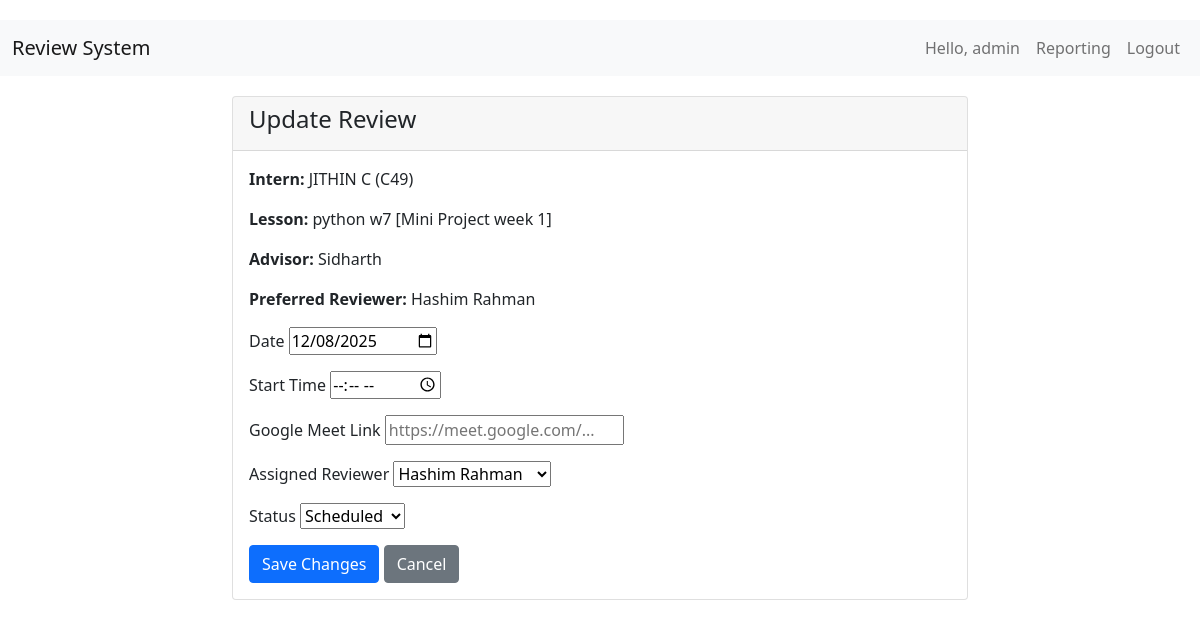
Page /update/4/ (signed in) on the committed database.
### reviews/models.py (models this page shows, shortened)
class Review(models.Model):
    STATUS_CHOICES = [
        ('pending', 'Pending'),
        ('scheduled', 'Scheduled'),
        ('completed', 'Completed'),
        ('cancelled', 'Cancelled'),
    ]
    date = models.DateField()
    start_time = models.TimeField(null=True, blank=True)
    google_meet_link = models.URLField(blank=True)
    intern_name = models.CharField(max_length=100)
    lesson_name = models.CharField(max_length=200)
    preferred_reviewer = models.ForeignKey(Reviewer, on_delete=models.SET_NULL,
                                         null=True, blank=True, related_name='preferred_reviews')
    assigned_reviewer = models.ForeignKey(Reviewer, on_delete=models.SET_NULL,
                                        null=True, blank=True, related_name='assigned_reviews')
    status = models.CharField(max_length=20, choices=STATUS_CHOICES, default='pending')
    created_by = models.ForeignKey(User, on_delete=models.SET_NULL, null=True)
    created_at = models.DateTimeField(auto_now_add=True)
    class Meta:
        ordering = ['date', 'start_time']

class Reviewer(models.Model):
    name = models.CharField(max_length=100)
    stack = models.CharField(max_length=100, blank=True)
    def __str__(self):
        return self.name

### reviews/views.py (the view)
# urls.py: path('update/<int:pk>/', views.update_review, name='update_review'),
@login_required
@staff_member_required
def update_review(request, pk):
    review = get_object_or_404(Review, pk=pk)
    if request.method == 'POST':
        form = ReviewUpdateForm(request.POST, instance=review)
        if form.is_valid():
            form.save()
            return redirect('dashboard')
    else:
        form = ReviewUpdateForm(instance=review)
    return render(request, 'coordinator/update_review.html', {
        'form': form,
        'review': review,
    })

### reviews/forms.py
class ReviewUpdateForm(forms.ModelForm):
    class Meta:
        model = Review
        fields = ['date', 'start_time', 'google_meet_link', 'assigned_reviewer', 'status']
        widgets = {
            'date': forms.DateInput(attrs={'type': 'date'}),
            'start_time': forms.TimeInput(attrs={'type': 'time'}),
            'google_meet_link': forms.TextInput(attrs={'placeholder': 'https://meet.google.com/...'}),
        }

### templates/coordinator/update_review.html (shortened to what this page needs)
{% extends 'base.html' %}
{% block content %}
<div class="row justify-content-center">
    <div class="col-md-8">
        <div class="card">
            <div class="card-header">
                <h4>Update Review</h4>
            </div>
            <div class="card-body">
                <p><strong>Intern:</strong> {{ review.intern_name }}</p>
                <p><strong>Lesson:</strong> {{ review.lesson_name }}</p>
                <p><strong>Advisor:</strong> {{ review.created_by.first_name }} {{ review.created_by.last_name }}</p>
                <p><strong>Preferred Reviewer:</strong> {{ review.preferred_reviewer.name|default:"None" }}</p>
                <form method="post">
                    <div class="mb-3">
                        <label>Date</label>
                        {{ form.date }}
                    </div>
                    <div class="mb-3">
                        <label>Start Time</label>
                        {{ form.start_time }}
                    </div>
                    <div class="mb-3">
                        <label>Google Meet Link</label>
                        {{ form.google_meet_link }}
                    </div>
                    <div class="mb-3">
                        <label>Assigned Reviewer</label>
                        {{ form.assigned_reviewer }}
                    </div>
                    <div class="mb-3">
                        <label>Status</label>
                        {{ form.status }}
                    </div>
                    <button type="submit" class="btn btn-primary">Save Changes</button>
                    <a href="{% url 'dashboard' %}" class="btn btn-secondary">Cancel</a>
                </form>
            </div>
        </div>
    </div>
</div>
{% endblock %}

### templates/base.html (shortened to what this page needs)
<!DOCTYPE html>
<html lang="en">
<head>
    <link href="https://cdn.jsdelivr.net/npm/bootstrap@5.1.3/dist/css/bootstrap.min.css" rel="stylesheet">
</head>
<body>
    <nav class="navbar navbar-expand-lg navbar-light bg-light">
        <div class="container-fluid">
            <a class="navbar-brand" href="{% url 'dashboard' %}">Review System</a>
            <div class="navbar-nav ms-auto ">
                {% if user.is_authenticated %}
                    <span class="nav-item nav-link">Hello, {{ user.first_name|default:user.username }}</span>
                    {% if user.is_staff %}
                        <a class="nav-link" href="{% url 'reporting' %}">Reporting</a>
                    {% endif %}
                    <a class="nav-link" href="{% url 'logout' %}">Logout</a>
                {% else %}
                    <a class="nav-link" href="{% url 'login' %}">Login</a>
                {% endif %}
            </div>
        </div>
    </nav>
    <div class="container">
        {% block content %}{% endblock %}
    </div>
</body>
</html>

### templates/base.html (style rules this page uses)
body { padding-top: 20px; background-image: url("https://www.wsupercars.com/wallpapers-regular/Porsche/2023-Porsche-911-GT3-RS-004-1080.jpg"); background-size: cover; background-position: center; background-repeat: no-repeat; }
.navbar { margin-bottom: 20px; }

### rows in the picture
Review: intern_name "JITHIN C (C49)", lesson_name "python w7 [Mini Project week 1]", created_by.first_name "Sidharth", preferred_reviewer.name "Hashim Rahman", date "12/08/2025", assigned_reviewer "Hashim Rahman", status "Scheduled"

### other values in the picture
{{ user.first_name|default:user.username }} "admin"
